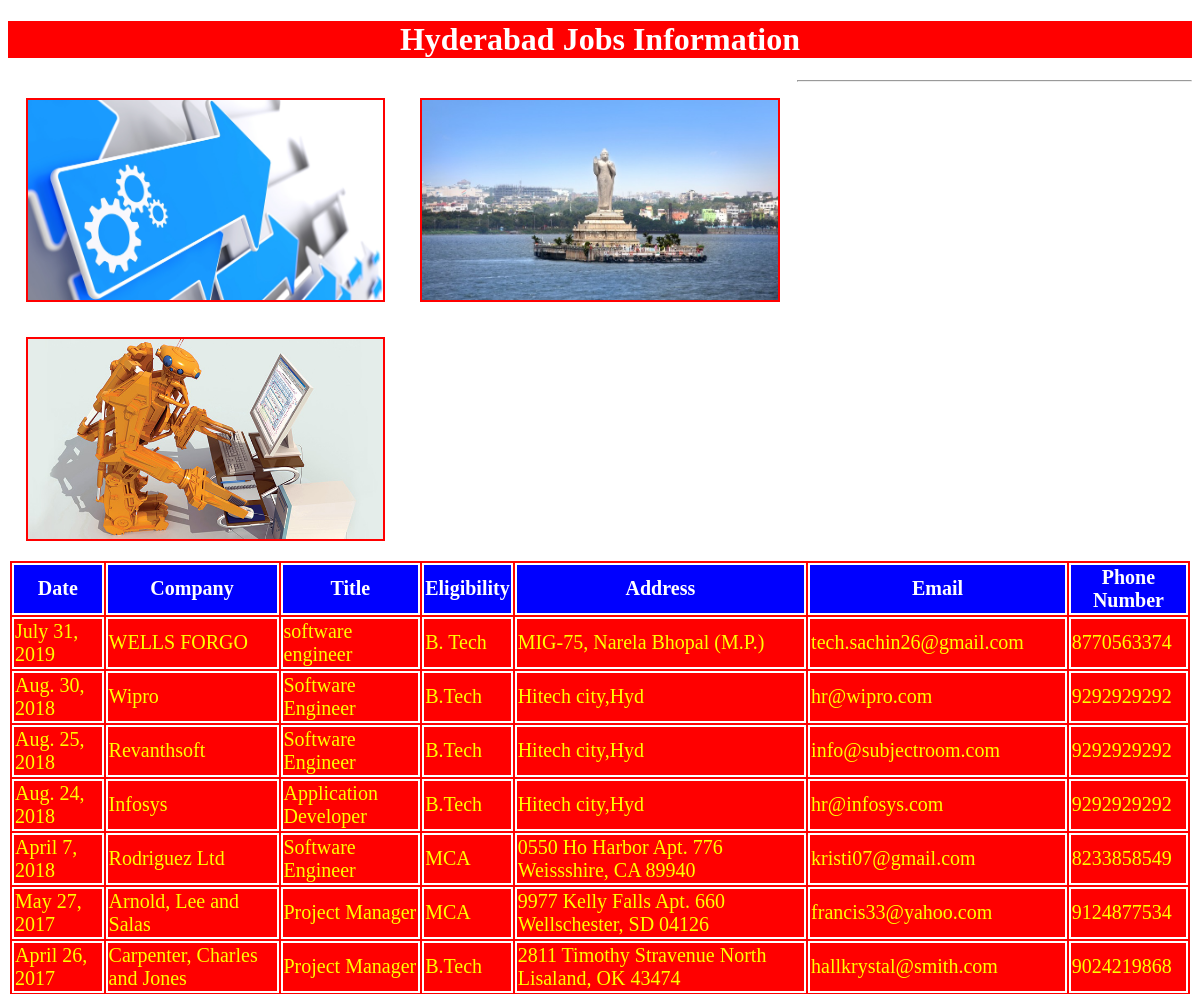
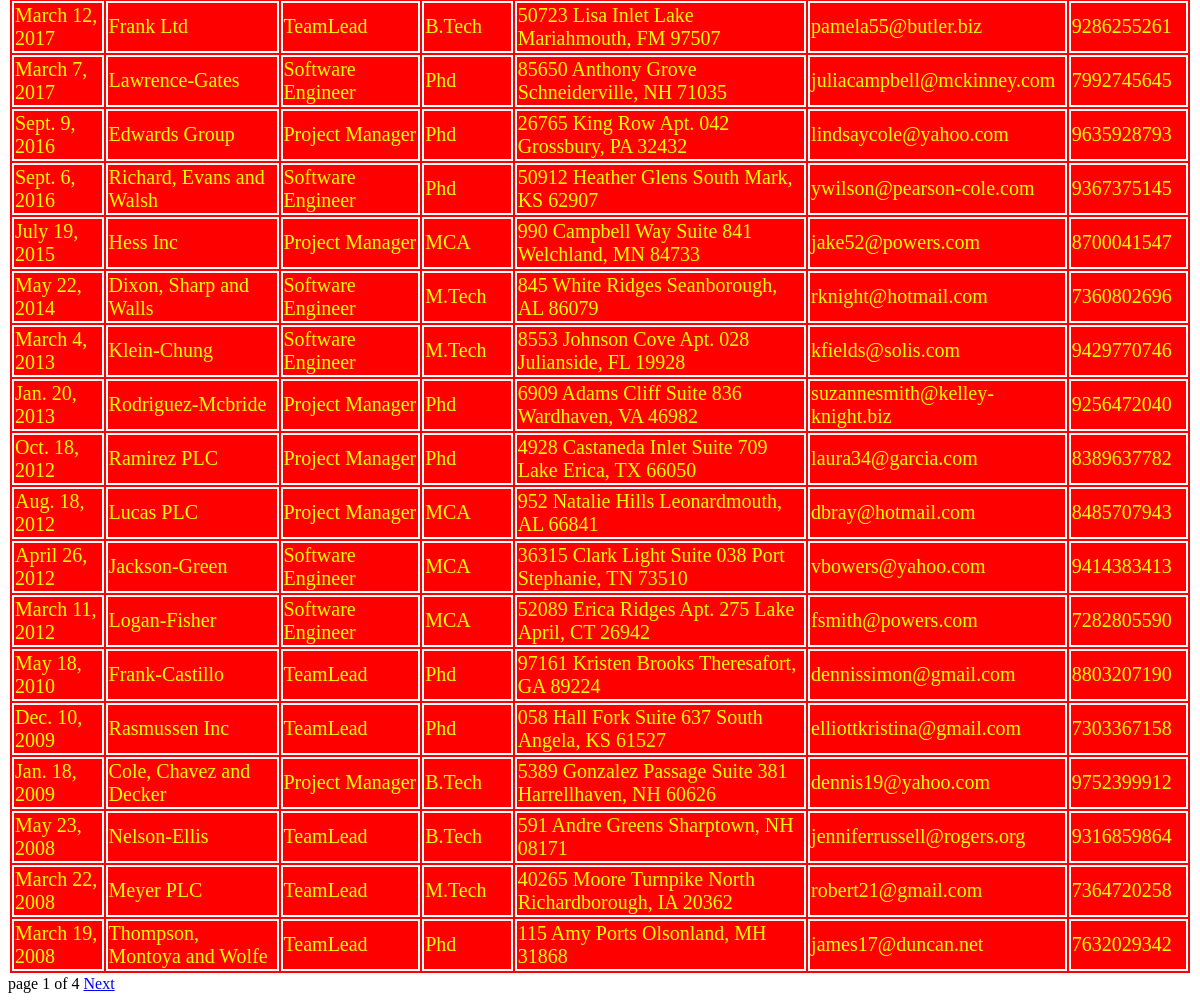
Before: /hydjobs/ with the older database file (2 pictures, top to bottom).
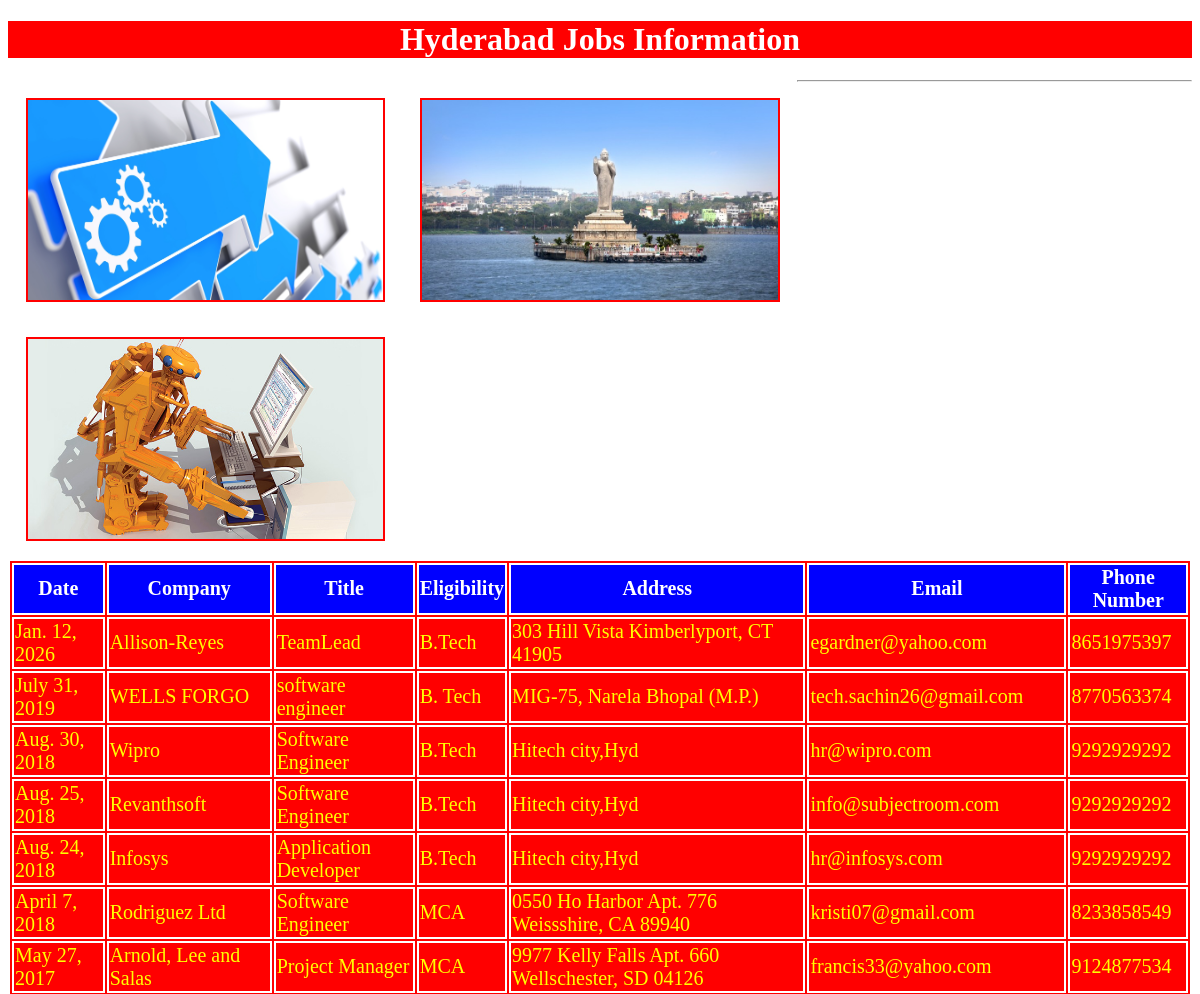
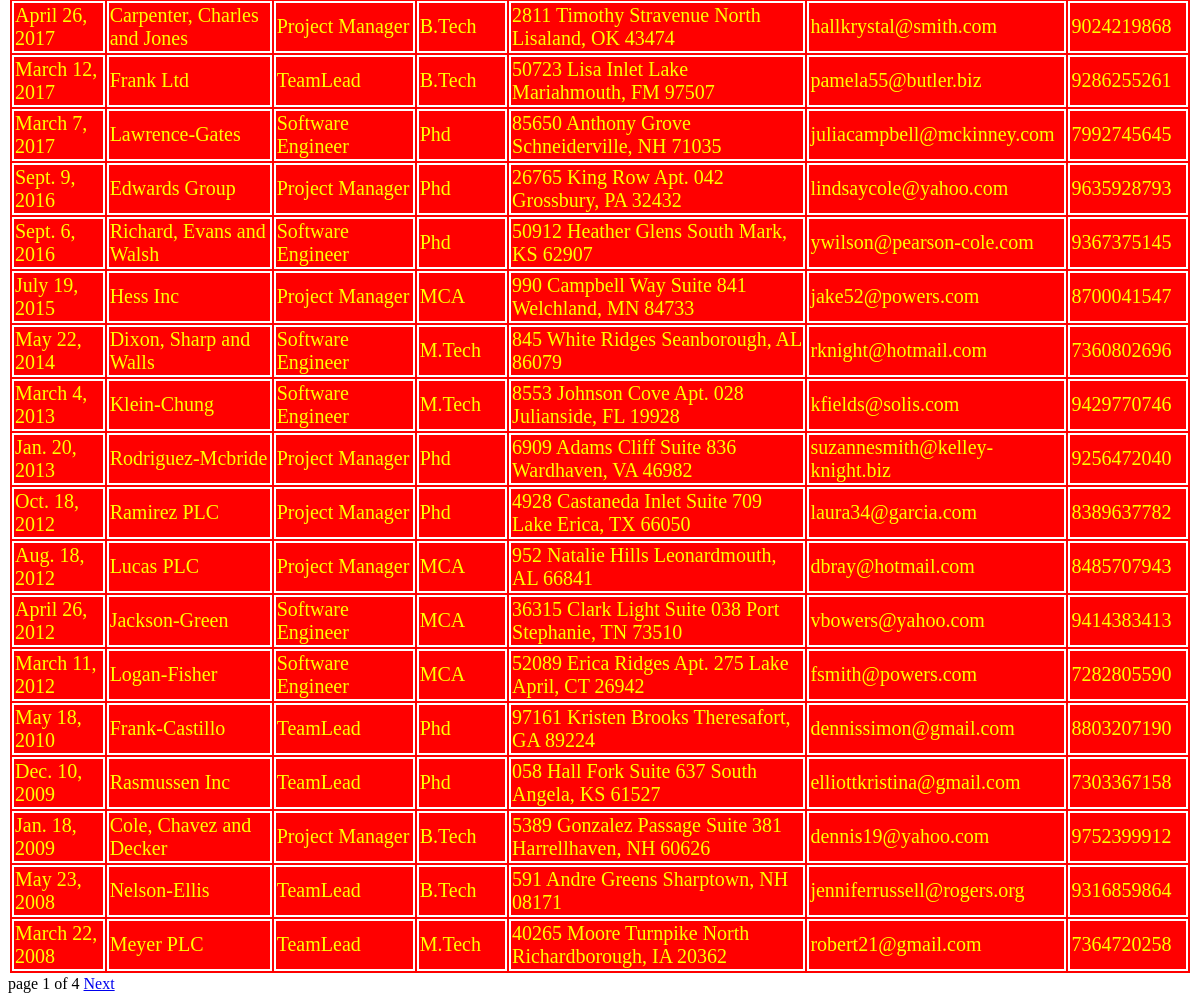
After: the same page with the newer database file (2 pictures, top to bottom).
### testapp/models.py (models this page shows)
class hydjobs(models.Model):
    date = models.DateField()
    company = models.CharField(max_length=100)
    title = models.CharField(max_length=100)
    eligibility = models.CharField(max_length=100)
    address = models.CharField(max_length=100)
    email = models.EmailField()
    phonenumber = models.IntegerField()

### testapp/views.py (the view)
# urls.py: re_path(r'^hydjobs/', views.hydjobs1),
def hydjobs1(request):
    jobs_list = hydjobs.objects.order_by('-date')
    paginator = Paginator(jobs_list, 25)
    page_number = request.GET.get('page')
    try:
        jobs_list = paginator.page(page_number)
    except PageNotAnInteger:
        jobs_list = paginator.page(1)
    except EmptyPage:
        jobs_list = paginator.page(paginator.num_pages)
    return render(request, 'testapp/hydjobs.html', {'jobs_list': jobs_list})

### templates/testapp/hydjobs.html (shortened to what this page needs)
<!DOCTYPE html>
{%load static %}
<html lang="en" dir="ltr">
  <head>
    <link rel="stylesheet" href="{% static "css/demodjproject.css" %}">
  </head>
  <body>
    <h1>Hyderabad Jobs Information</h1>
      <img src="{%static "images/auto2.jpg"%}" alt="">
      <img src="{%static "images/hyd1.jpg"%}" alt="">
      <img src="{%static "images/auto3.jpg"%}" alt="">
      <hr>
      {% if jobs_list %}
      <table id='tab'>
        <thead>
          <th>Date</th>
          <th>Company</th>
          <th>Title</th>
          <th>Eligibility</th>
          <th>Address</th>
          <th>Email</th>
          <th>Phone Number</th>
        </thead>
        {%for job in jobs_list %}
        <tr>
          <td>{{job.date}}</td>
          <td>{{job.company}}</td>
          <td>{{job.title}}</td>
          <td>{{job.eligibility}}</td>
          <td>{{job.address}}</td>
          <td>{{job.email}}</td>
          <td>{{job.phonenumber}}</td>
        </tr>
        {% endfor %}
      </table>
      {%include 'testapp/pagination.html' with page=jobs_list%}
      {%else %}
      <p>No Jobs Found in Hyderabad</p>
    {% endif %}
  </body>
</html>

### templates/testapp/pagination.html (shortened to what this page needs)
<div class="paginator">
  <span class='current'>
    page {{page.number}} of {{page.paginator.num_pages}}
  </span>
  <span>
     {%if page.has_next%}
        <a href="?page={{page.next_page_number}}">Next</a>
     {%endif%}
 </span>
</div>

### static/css/demodjproject.css (style rules this page uses)
body { background: url(https://images.unsplash.com/photo-1512665591-75fa7ba868d7?ixlib=rb-0.3.5&ixid=eyJhcHBfaWQiOjEyMDd9&s=9fff1ea450ba4c7242b1bd207630469f&auto=format&fit=crop&w=667&q=80) }
img { height: 200px; width:30%; float:left; margin:1.5%; border:2px solid red; }
h1 { color:white; text-align: center; background:red; }
table,thead,th,tr,td { color:yellow; border:2px solid white; font-size: 20px; margin:auto; background:red; }
thead,th { color:white; border:2px solid white; font-size: 20px; margin:auto; background:blue; }

Changed rows visible on the page:
no longer on this page (row unchanged): hydjobs: date "March 19, 2008", company "Thompson, Montoya and Wolfe", title "TeamLead", eligibility "Phd", address "115 Amy Ports Olsonland, MH 31868", email "james17@duncan.net", phonenumber "7632029342"
added hydjobs: date "Jan. 12, 2026", company "Allison-Reyes", title "TeamLead", eligibility "B.Tech", address "303 Hill Vista Kimberlyport, CT 41905", email "egardner@yahoo.com", phonenumber "8651975397"
